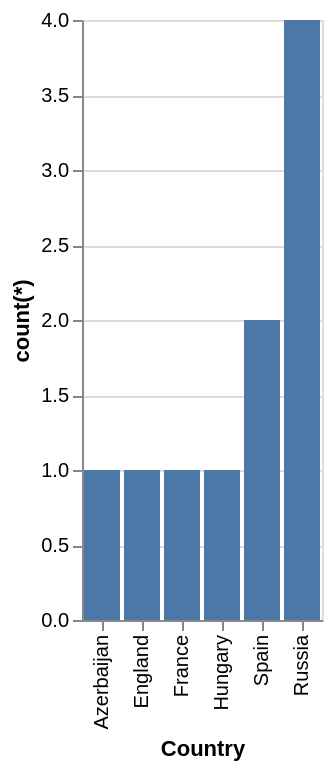

The specification (Vega-Lite) saved for this image:
### Vega-Lite specification from a JSON file in a GitHub repository (floating-point values rounded to 4 significant figures)
{"data": {"values": [{"x_data": "Azerbaijan", "y_data": 1}, {"x_data": "England", "y_data": 1}, {"x_data": "France", "y_data": 1}, {"x_data": "Hungary", "y_data": 1}, {"x_data": "Spain", "y_data": 2}, {"x_data": "Russia", "y_data": 4}]}, "mark": "bar", "encoding": {"x": {"field": "x_data", "type": "nominal", "title": "Country", "sort": {"op": "sum", "field": "y_data", "order": "ascending"}}, "y": {"field": "y_data", "type": "quantitative", "title": "count(*)"}}}
